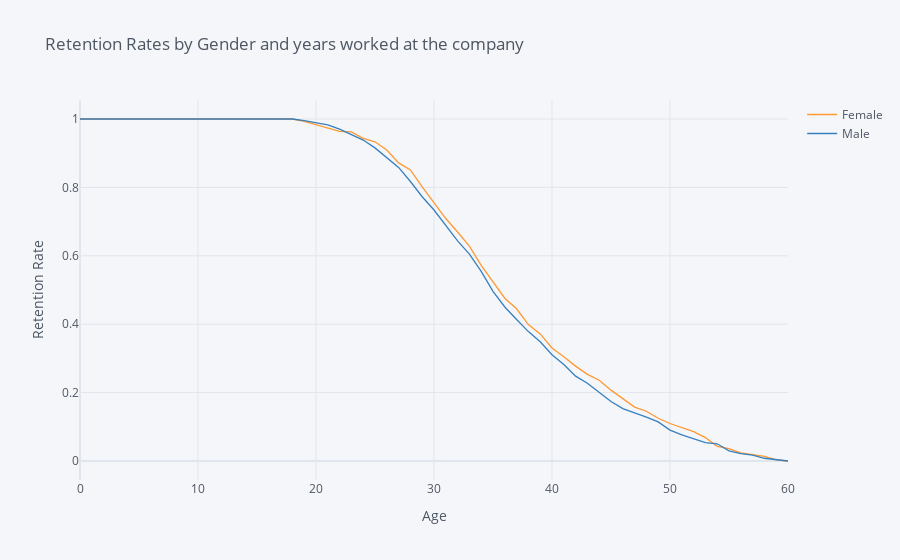

Notebook code cell kept with this figure:
### Markdown cell above
## 2. Compare the plot above with one that plots employee retention rates by gender over the number of years the employee has been working for the company.

### Code cell
rates = survival(data, 'Gender', 'Age', 'TotalWorkingYears')

rates.iplot(kind='line', yTitle='Retention Rate',xTitle='Age',
            title='Retention Rates by Gender and years worked at the company')

### Figure 1 — Plotly figure (JSON) as saved in the notebook; plotly's stock layout.template omitted (floating-point values rounded to 4 significant figures)
{"data": [{"line": {"color": "rgba(255, 153, 51, 1.0)", "dash": "solid", "shape": "linear", "width": 1.3}, "mode": "lines", "name": "Female", "text": "", "type": "scatter", "x": [0, 18, 19, 20, 21, 22, 23, 24, 25, 26, 27, 28, 29, 30, 31, 32, 33, 34, 35, 36, 37, 38, 39, 40, 41, 42, 43, 44, 45, 46, 47, 48, 49, 50, 51, 52, 53, 54, 55, 56, 57, 58, 59, 60], "y": [1, 1, 0.9932, 0.9829, 0.9726, 0.964, 0.9623, 0.9435, 0.9332, 0.9092, 0.8716, 0.851, 0.8014, 0.7568, 0.7089, 0.6695, 0.6284, 0.5719, 0.5257, 0.476, 0.4452, 0.399, 0.3716, 0.3305, 0.3048, 0.2774, 0.2534, 0.2363, 0.2072, 0.1815, 0.1575, 0.1455, 0.125, 0.1096, 0.0976, 0.08562, 0.06849, 0.04281, 0.03596, 0.02397, 0.01884, 0.0137, 0.003425, 0]}, {"line": {"color": "rgba(55, 128, 191, 1.0)", "dash": "solid", "shape": "linear", "width": 1.3}, "mode": "lines", "name": "Male", "text": "", "type": "scatter", "x": [0, 18, 19, 20, 21, 22, 23, 24, 25, 26, 27, 28, 29, 30, 31, 32, 33, 34, 35, 36, 37, 38, 39, 40, 41, 42, 43, 44, 45, 46, 47, 48, 49, 50, 51, 52, 53, 54, 55, 56, 57, 58, 59, 60], "y": [1, 1, 0.9954, 0.9897, 0.9829, 0.9703, 0.9555, 0.9384, 0.9155, 0.887, 0.8585, 0.8173, 0.7727, 0.7339, 0.687, 0.6436, 0.6047, 0.5544, 0.4961, 0.4504, 0.4138, 0.3784, 0.3486, 0.3109, 0.2823, 0.2481, 0.2275, 0.2012, 0.1738, 0.1532, 0.1417, 0.128, 0.1143, 0.0903, 0.07659, 0.06401, 0.05373, 0.0503, 0.02972, 0.02172, 0.01715, 0.008002, 0.003429, 0]}], "layout": {"legend": {"bgcolor": "#F5F6F9", "font": {"color": "#4D5663"}}, "paper_bgcolor": "#F5F6F9", "plot_bgcolor": "#F5F6F9", "title": {"font": {"color": "#4D5663"}, "text": "Retention Rates by Gender and years worked at the company"}, "xaxis": {"gridcolor": "#E1E5ED", "showgrid": true, "tickfont": {"color": "#4D5663"}, "title": {"font": {"color": "#4D5663"}, "text": "Age"}, "zerolinecolor": "#E1E5ED"}, "yaxis": {"gridcolor": "#E1E5ED", "showgrid": true, "tickfont": {"color": "#4D5663"}, "title": {"font": {"color": "#4D5663"}, "text": "Retention Rate"}, "zerolinecolor": "#E1E5ED"}}}
